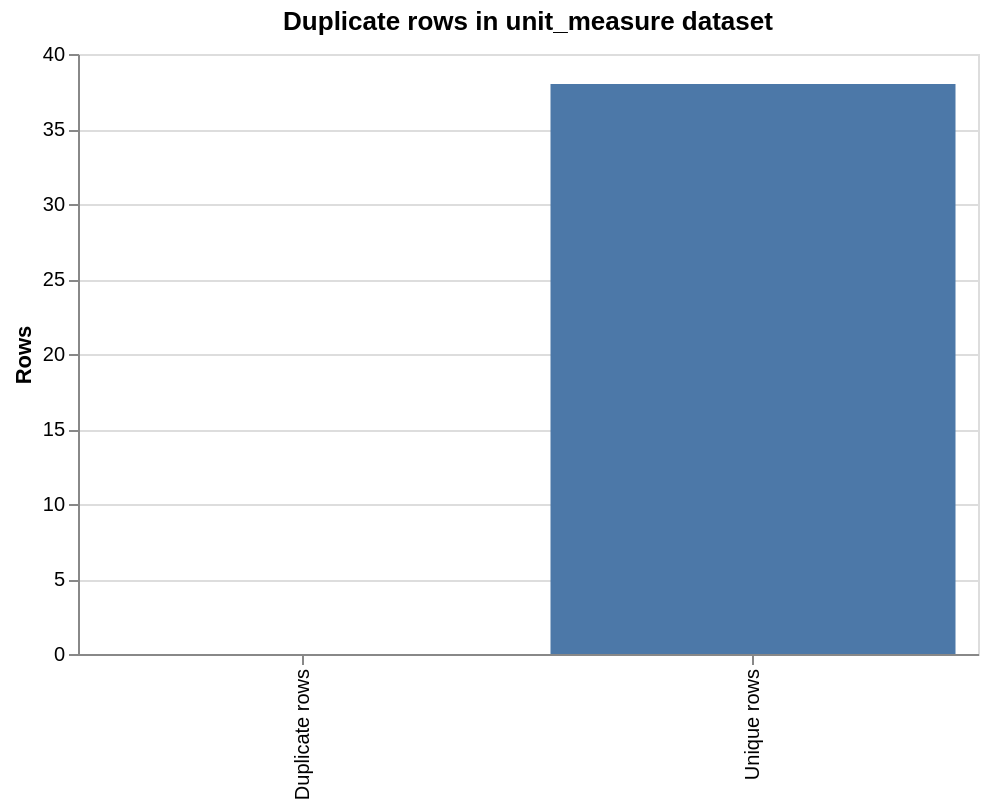

The cell this chart's notebook holds for it:
### Code cell
import pandas as pd
import altair as alt

dup_counts = pd.DataFrame({
    "type": ["Duplicate rows", "Unique rows"],
    "count": [df.duplicated().sum(), (~df.duplicated()).sum()]
})

alt.Chart(dup_counts).mark_bar().encode(
    x=alt.X("type:N", title=""),
    y=alt.Y("count:Q", title="Rows"),
    tooltip=["type:N", "count:Q"]
).properties(width=450, height=300, title="Duplicate rows in unit_measure dataset")

### Figure 1 — Vega-Lite specification as saved in the notebook (floating-point values rounded to 4 significant figures)
{"config": {"view": {"continuousWidth": 300, "continuousHeight": 300}}, "data": {"name": "data-3b57bc240c8ec77d162845b97c320f05"}, "mark": {"type": "bar"}, "encoding": {"tooltip": [{"field": "type", "type": "nominal"}, {"field": "count", "type": "quantitative"}], "x": {"field": "type", "title": "", "type": "nominal"}, "y": {"field": "count", "title": "Rows", "type": "quantitative"}}, "height": 300, "title": "Duplicate rows in unit_measure dataset", "width": 450, "$schema": "https://vega.github.io/schema/vega-lite/v5.20.1.json", "datasets": {"data-3b57bc240c8ec77d162845b97c320f05": [{"type": "Duplicate rows", "count": 0}, {"type": "Unique rows", "count": 38}]}}
